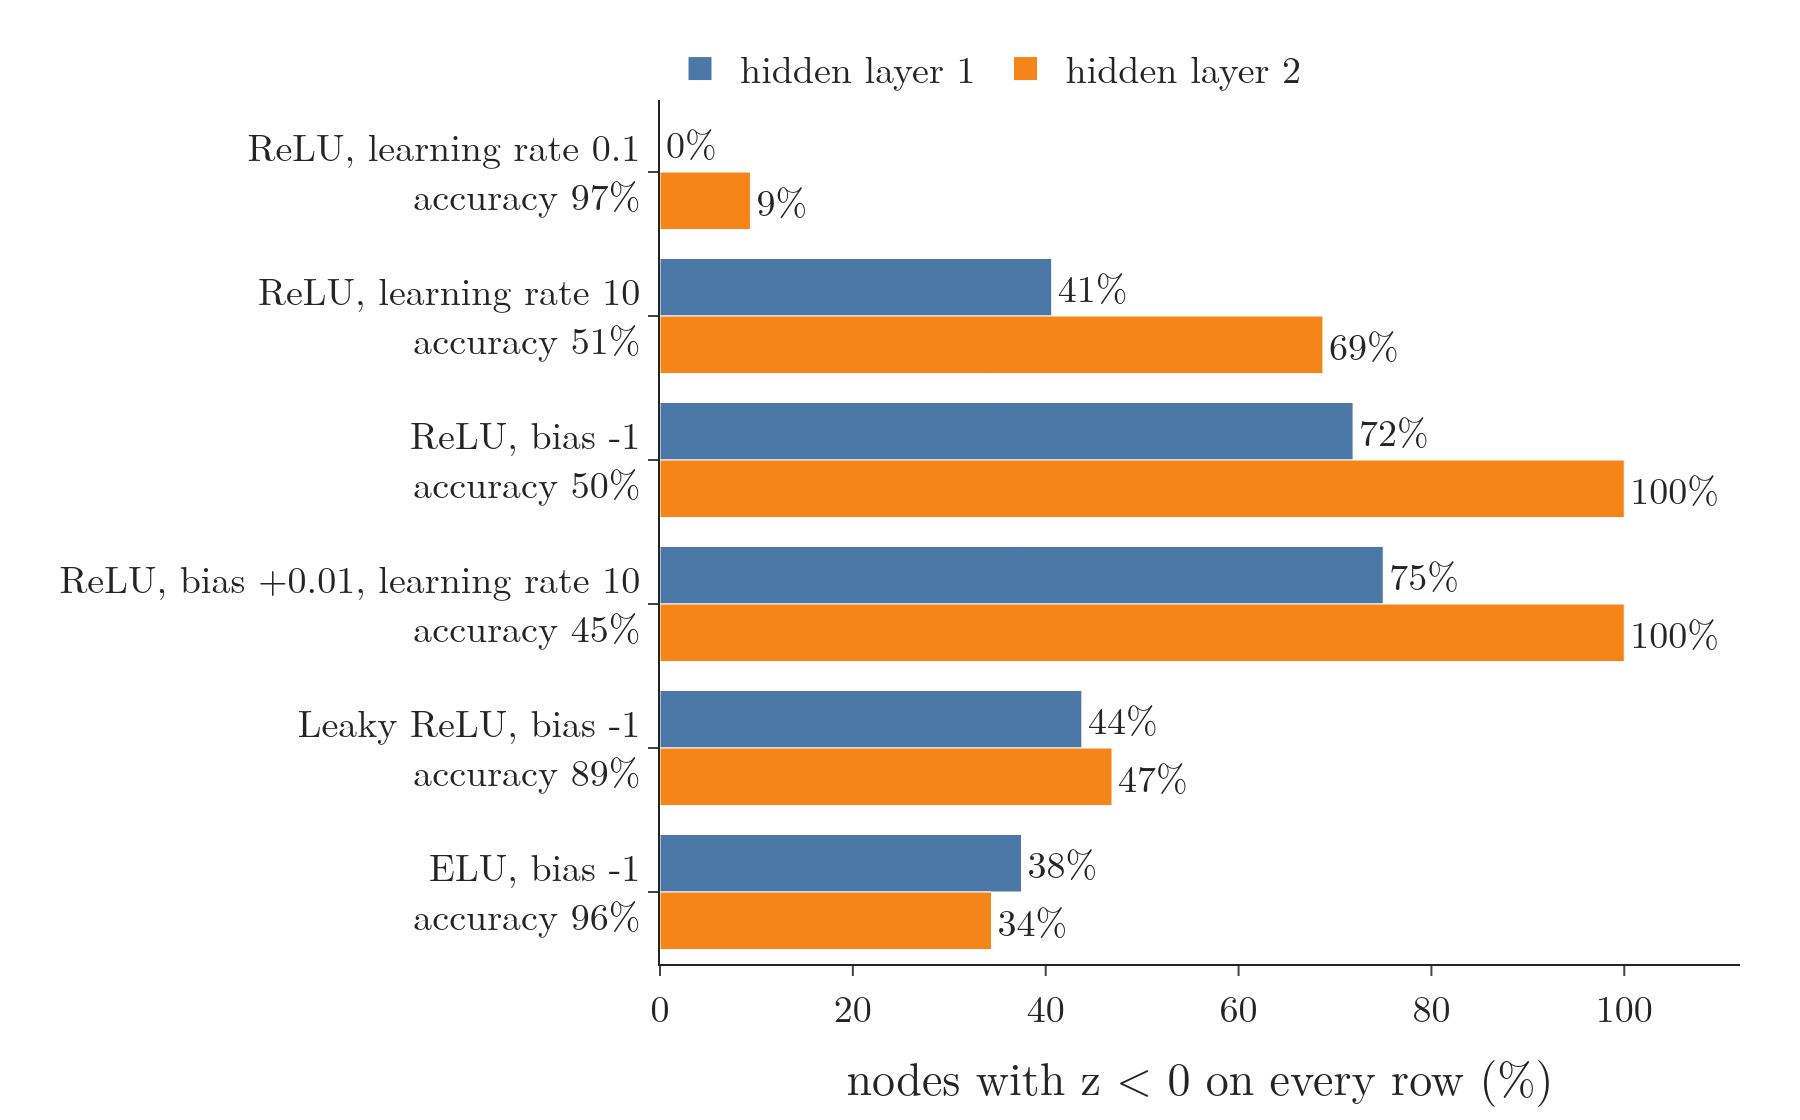

Here is the Python script that generated this plot:
"""Share of nodes in each hidden layer with z < 0 on every training row, after 200 epochs (Plotly)."""
from pathlib import Path
import pandas as pd
import plotly.graph_objects as go
from common import BLUE, ORANGE, FONT

here = Path(__file__).parent
d = pd.read_csv(here.parent / "data" / "dead_nodes.csv")
labels = [f"{r}<br>accuracy {a:.0%}" for r, a in zip(d.run, d.accuracy)]
fig = go.Figure()
for col, name, c in (("layer1_after", "hidden layer 1", BLUE), ("layer2_after", "hidden layer 2", ORANGE)):
    fig.add_trace(go.Bar(y=labels, x=d[col] * 100, name=name, orientation="h", marker_color=c,
                         text=[f"{v:.0%}" for v in d[col]], textposition="outside"))
fig.update_layout(template="simple_white", width=900, height=560, font=dict(family=FONT["family"], size=19), barmode="group",
                  xaxis=dict(title="nodes with z < 0 on every row (%)", range=[0, 112]),
                  yaxis=dict(autorange="reversed"), legend=dict(orientation="h", x=0.0, y=1.08),
                  margin=dict(l=330, r=30, t=50, b=60))
fig.write_image(here / "dead_nodes.png", scale=2)
fig.write_image(here / "dead_nodes.pdf")
